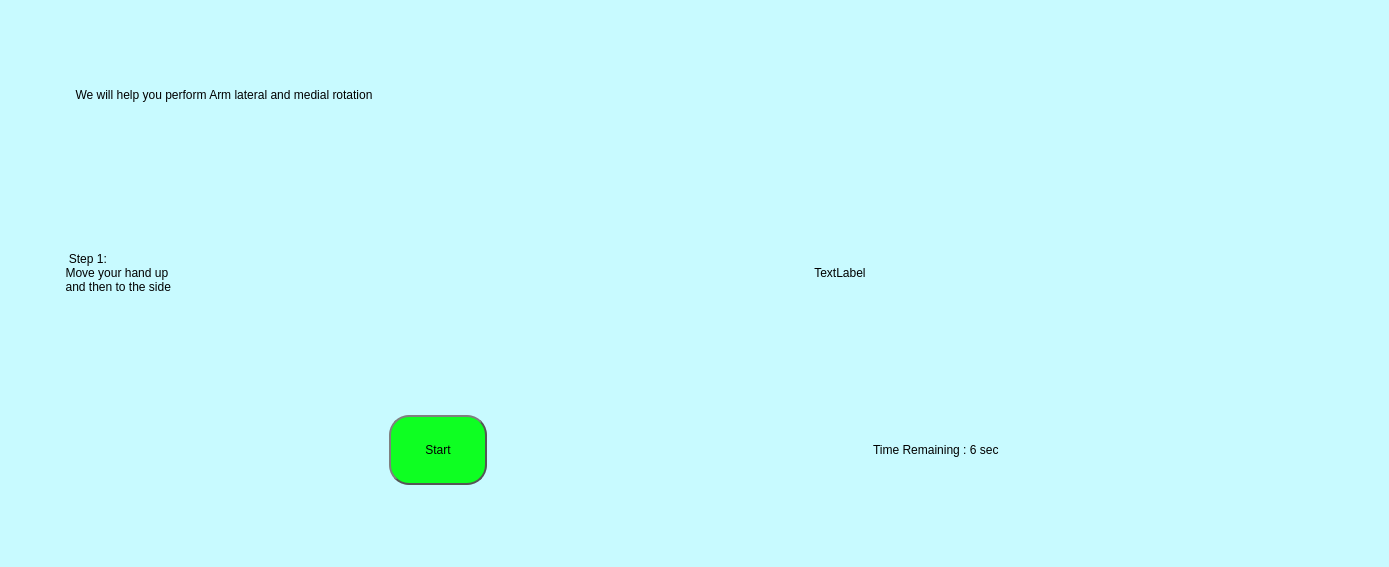
<?xml version="1.0" encoding="UTF-8"?>
<ui version="4.0">
 <class>MainWindow</class>
 <widget class="QMainWindow" name="MainWindow">
  <property name="geometry">
   <rect>
    <x>0</x>
    <y>0</y>
    <width>1389</width>
    <height>567</height>
   </rect>
  </property>
  <property name="windowTitle">
   <string>MainWindow</string>
  </property>
  <property name="styleSheet">
   <string notr="true">background-color: rgb(200, 250, 255);</string>
  </property>
  <widget class="QWidget" name="centralwidget">
   <layout class="QVBoxLayout" name="verticalLayout_2">
    <item>
     <widget class="QLabel" name="title">
      <property name="styleSheet">
       <string notr="true">font: 75 30pt &quot;MS Shell Dlg 2&quot;;</string>
      </property>
      <property name="text">
       <string>                    We will help you perform Arm lateral and medial rotation</string>
      </property>
     </widget>
    </item>
    <item>
     <layout class="QHBoxLayout" name="horizontalLayout_3">
      <item>
       <widget class="QLabel" name="step">
        <property name="enabled">
         <bool>true</bool>
        </property>
        <property name="sizePolicy">
         <sizepolicy hsizetype="Preferred" vsizetype="Preferred">
          <horstretch>0</horstretch>
          <verstretch>0</verstretch>
         </sizepolicy>
        </property>
        <property name="styleSheet">
         <string notr="true">font: 30pt &quot;MS Shell Dlg 2&quot;;</string>
        </property>
        <property name="text">
         <string>                  Step 1:
                 Move your hand up 
                 and then to the side</string>
        </property>
       </widget>
      </item>
      <item>
       <widget class="QLabel" name="gif">
        <property name="sizePolicy">
         <sizepolicy hsizetype="Preferred" vsizetype="Preferred">
          <horstretch>0</horstretch>
          <verstretch>0</verstretch>
         </sizepolicy>
        </property>
        <property name="text">
         <string>                                   TextLabel</string>
        </property>
       </widget>
      </item>
     </layout>
    </item>
    <item>
     <layout class="QHBoxLayout" name="horizontalLayout_4">
      <item>
       <widget class="QPushButton" name="startButton">
        <property name="sizePolicy">
         <sizepolicy hsizetype="Fixed" vsizetype="Fixed">
          <horstretch>0</horstretch>
          <verstretch>0</verstretch>
         </sizepolicy>
        </property>
        <property name="minimumSize">
         <size>
          <width>98</width>
          <height>70</height>
         </size>
        </property>
        <property name="styleSheet">
         <string notr="true">
QPushButton {
	font: 20pt &quot;MS Shell Dlg 2&quot;;
    border: 2px solid #555;
    border-radius: 20px;
    border-style: outset;
    background-color: rgb(14, 255, 34);
    padding: 15px;
    }

QPushButton:hover {
    background-color: rgb(7, 255, 119);
    }

QPushButton:pressed {
    border-style: inset;
    background: qradialgradient(
        cx: 0.4, cy: -0.1, fx: 0.4, fy: -0.1,
        radius: 1.35, stop: 0 #fff, stop: 1 #ddd
        );
    }</string>
        </property>
        <property name="text">
         <string>Start</string>
        </property>
       </widget>
      </item>
      <item>
       <widget class="QLabel" name="time">
        <property name="sizePolicy">
         <sizepolicy hsizetype="Fixed" vsizetype="Preferred">
          <horstretch>0</horstretch>
          <verstretch>0</verstretch>
         </sizepolicy>
        </property>
        <property name="styleSheet">
         <string notr="true">font: 30pt &quot;MS Shell Dlg 2&quot;;</string>
        </property>
        <property name="text">
         <string>Time Remaining : 6 sec</string>
        </property>
       </widget>
      </item>
     </layout>
    </item>
   </layout>
  </widget>
  <widget class="QMenuBar" name="menubar">
   <property name="geometry">
    <rect>
     <x>0</x>
     <y>0</y>
     <width>1389</width>
     <height>26</height>
    </rect>
   </property>
  </widget>
  <widget class="QStatusBar" name="statusbar"/>
 </widget>
 <resources/>
 <connections/>
</ui>
